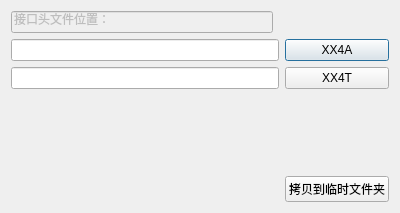
<?xml version="1.0" encoding="UTF-8"?>
<ui version="4.0">
 <class>headerFileDialog</class>
 <widget class="QDialog" name="headerFileDialog">
  <property name="geometry">
   <rect>
    <x>0</x>
    <y>0</y>
    <width>400</width>
    <height>213</height>
   </rect>
  </property>
  <property name="windowTitle">
   <string>Dialog</string>
  </property>
  <layout class="QGridLayout" name="gridLayout">
   <item row="0" column="0">
    <widget class="QLineEdit" name="lineEdit">
     <property name="enabled">
      <bool>false</bool>
     </property>
     <property name="text">
      <string>接口头文件位置：</string>
     </property>
    </widget>
   </item>
   <item row="1" column="0" colspan="2">
    <widget class="QLineEdit" name="xx4a_qle"/>
   </item>
   <item row="1" column="2">
    <widget class="QPushButton" name="xx4a_qpb">
     <property name="text">
      <string>XX4A</string>
     </property>
    </widget>
   </item>
   <item row="2" column="0" colspan="2">
    <widget class="QLineEdit" name="xx4t_qle"/>
   </item>
   <item row="2" column="2">
    <widget class="QPushButton" name="xx4t_qpb">
     <property name="text">
      <string>XX4T</string>
     </property>
    </widget>
   </item>
   <item row="3" column="0" colspan="3">
    <spacer name="verticalSpacer">
     <property name="orientation">
      <enum>Qt::Vertical</enum>
     </property>
     <property name="sizeHint" stdset="0">
      <size>
       <width>338</width>
       <height>79</height>
      </size>
     </property>
    </spacer>
   </item>
   <item row="4" column="0">
    <spacer name="horizontalSpacer">
     <property name="orientation">
      <enum>Qt::Horizontal</enum>
     </property>
     <property name="sizeHint" stdset="0">
      <size>
       <width>263</width>
       <height>20</height>
      </size>
     </property>
    </spacer>
   </item>
   <item row="4" column="2">
    <widget class="QPushButton" name="copyToTempDir_qpb">
     <property name="text">
      <string>拷贝到临时文件夹</string>
     </property>
    </widget>
   </item>
  </layout>
 </widget>
 <resources/>
 <connections/>
</ui>
